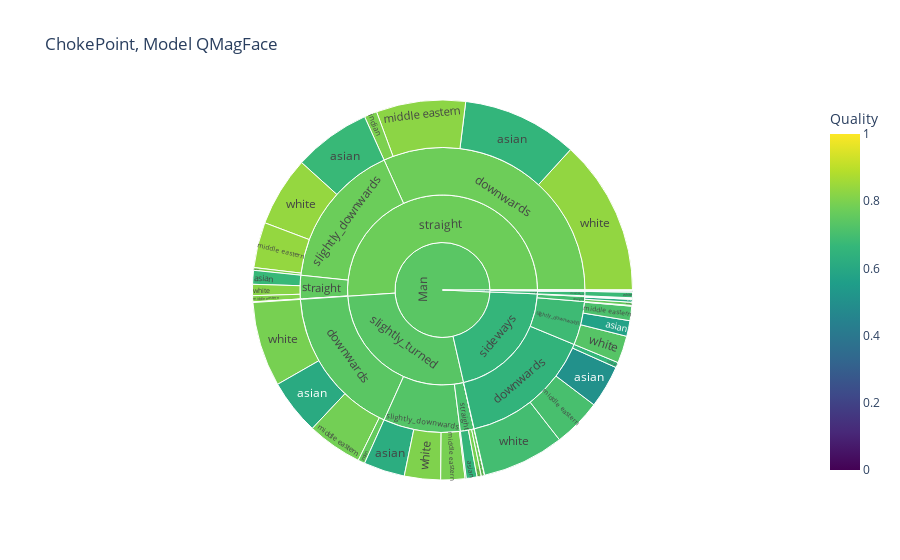
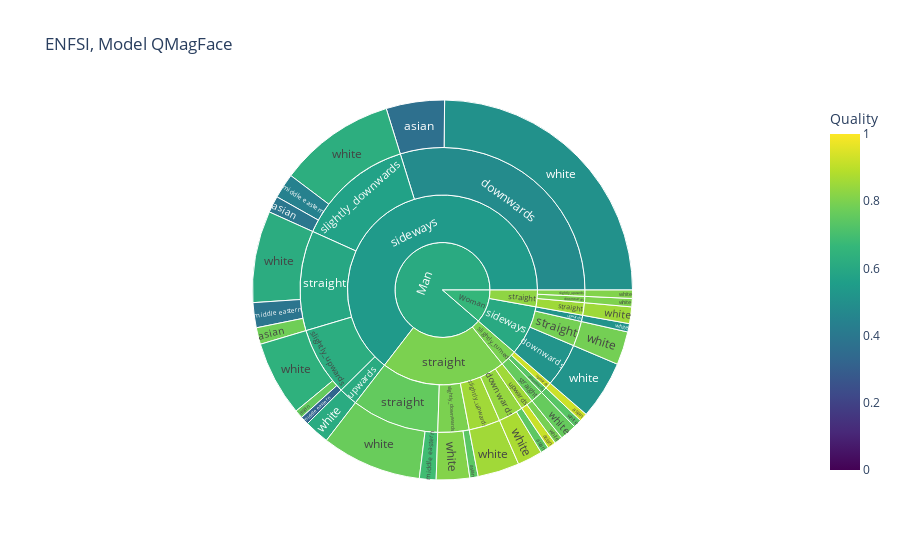
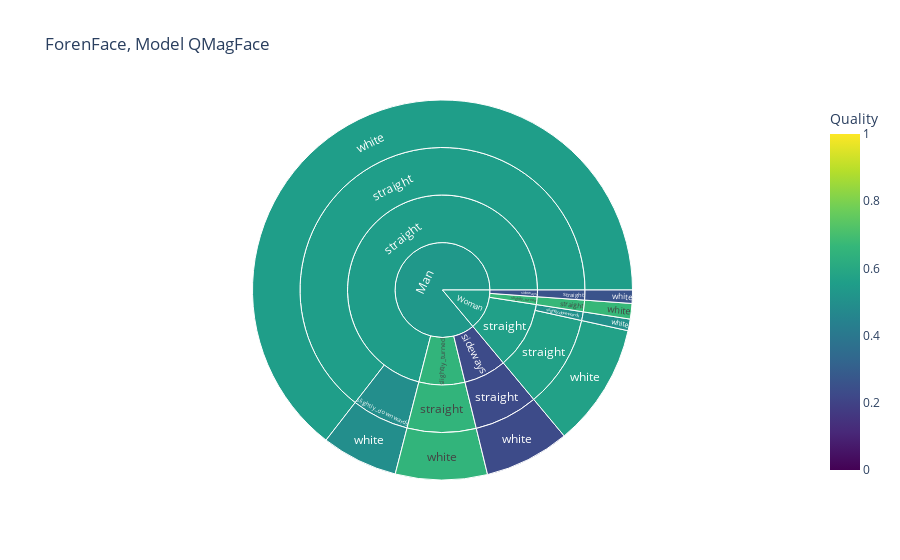
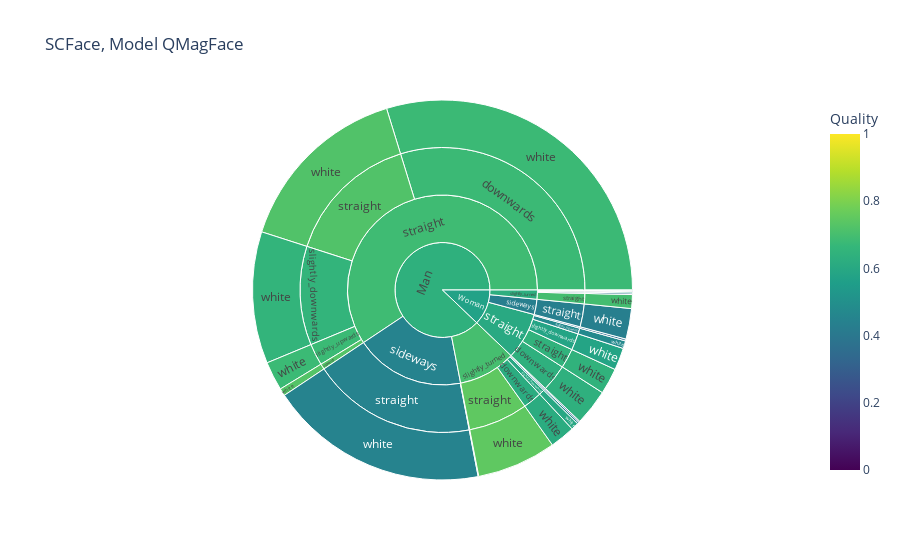

Notebook cell for these charts, in order:
### Code cell
#for source in dict.keys():
for source in np.unique(df_plot.source):
    for model in np.unique(df_plot.E_Model):
        plot_sun(source,model)

### Figure 1 — Plotly figure (JSON) as saved in the notebook; plotly's stock layout.template omitted (floating-point values rounded to 4 significant figures)
{"data": [{"branchvalues": "total", "customdata": [[0.5031], [0.6102], [0.6557], [0.5714], [0.6201], [0.6727], [0.6106], [0.7373], [0.6645], [0.6147], [0.6569], [0.6715], [0.6629], [0.7566], [0.7996], [0.7107], [0.7712], [0.7985], [0.677], [0.7031], [0.7863], [0.8245], [0.7116], [0.7938], [0.8378], [0.7594], [0.772], [0.8095], [0.6951], [0.5749], [0.7926], [0.6179], [0.8337], [0.6768], [0.7318], [0.544], [0.8048], [0.5976], [0.8383], [0.7002], [0.7558], [0.8413], [0.7596], [0.7895], [0.8191], [0.6504], [0.5749], [0.7397], [0.6179], [0.7753], [0.6768], [0.6833], [0.544], [0.7278], [0.5976], [0.7721], [0.7002], [0.7014], [0.7373], [0.7235], [0.6965], [0.7083], [0.7518], [0.6597], [0.5594], [0.7342], [0.6145], [0.773], [0.6772], [0.7385], [0.658]], "domain": {"x": [0, 1], "y": [0, 1]}, "hovertemplate": "labels=%{label}<br>count=%{value}<br>parent=%{parent}<br>id=%{id}<br>Quality=%{color}<extra></extra>", "ids": ["Man/sideways/downwards/asian", "Man/slightly_turned/downwards/asian", "Man/straight/downwards/asian", "Man/sideways/slightly_downwards/asian", "Man/slightly_turned/slightly_downwards/asian", "Man/straight/slightly_downwards/asian", "Man/sideways/slightly_upwards/asian", "Man/slightly_turned/slightly_upwards/asian", "Man/straight/slightly_upwards/asian", "Man/sideways/straight/asian", "Man/slightly_turned/straight/asian", "Man/straight/straight/asian", "Man/sideways/downwards/indian", "Man/slightly_turned/downwards/indian", "Man/straight/downwards/indian", "Man/sideways/slightly_downwards/indian", "Man/slightly_turned/slightly_downwards/indian", "Man/straight/slightly_downwards/indian", "Man/sideways/straight/indian", "Man/sideways/downwards/middle eastern", "Man/slightly_turned/downwards/middle eastern", "Man/straight/downwards/middle eastern", "Man/sideways/slightly_downwards/middle eastern", "Man/slightly_turned/slightly_downwards/middle eastern", "Man/straight/slightly_downwards/middle eastern", "Man/sideways/straight/middle eastern", "Man/slightly_turned/straight/middle eastern", "Man/straight/straight/middle eastern", "Man/sideways/downwards/white", "Woman/sideways/downwards/white", "Man/slightly_turned/downwards/white", "Woman/slightly_turned/downwards/white", "Man/straight/downwards/white", "Woman/straight/downwards/white", "Man/sideways/slightly_downwards/white", "Woman/sideways/slightly_downwards/white", "Man/slightly_turned/slightly_downwards/white", "Woman/slightly_turned/slightly_downwards/white", "Man/straight/slightly_downwards/white", "Woman/straight/slightly_downwards/white", "Man/sideways/slightly_upwards/white", "Man/straight/slightly_upwards/white", "Man/sideways/straight/white", "Man/slightly_turned/straight/white", "Man/straight/straight/white", "Man/sideways/downwards", "Woman/sideways/downwards", "Man/slightly_turned/downwards", "Woman/slightly_turned/downwards", "Man/straight/downwards", "Woman/straight/downwards", "Man/sideways/slightly_downwards", "Woman/sideways/slightly_downwards", "Man/slightly_turned/slightly_downwards", "Woman/slightly_turned/slightly_downwards", "Man/straight/slightly_downwards", "Woman/straight/slightly_downwards", "Man/sideways/slightly_upwards", "Man/slightly_turned/slightly_upwards", "Man/straight/slightly_upwards", "Man/sideways/straight", "Man/slightly_turned/straight", "Man/straight/straight", "Man/sideways", "Woman/sideways", "Man/slightly_turned", "Woman/slightly_turned", "Man/straight", "Woman/straight", "Man", "Woman"], "labels": ["asian", "asian", "asian", "asian", "asian", "asian", "asian", "asian", "asian", "asian", "asian", "asian", "indian", "indian", "indian", "indian", "indian", "indian", "indian", "middle eastern", "middle eastern", "middle eastern", "middle eastern", "middle eastern", "middle eastern", "middle eastern", "middle eastern", "middle eastern", "white", "white", "white", "white", "white", "white", "white", "white", "white", "white", "white", "white", "white", "white", "white", "white", "white", "downwards", "downwards", "downwards", "downwards", "downwards", "downwards", "slightly_downwards", "slightly_downwards", "slightly_downwards", "slightly_downwards", "slightly_downwards", "slightly_downwards", "slightly_upwards", "slightly_upwards", "slightly_upwards", "straight", "straight", "straight", "sideways", "sideways", "slightly_turned", "slightly_turned", "straight", "straight", "Man", "Woman"], "marker": {"coloraxis": "coloraxis", "colors": [0.5031, 0.6102, 0.6557, 0.5714, 0.6201, 0.6727, 0.6106, 0.7373, 0.6645, 0.6147, 0.6569, 0.6715, 0.6629, 0.7566, 0.7996, 0.7107, 0.7712, 0.7985, 0.677, 0.7031, 0.7863, 0.8245, 0.7116, 0.7938, 0.8378, 0.7594, 0.772, 0.8095, 0.6951, 0.5749, 0.7926, 0.6179, 0.8337, 0.6768, 0.7318, 0.544, 0.8048, 0.5976, 0.8383, 0.7002, 0.7558, 0.8413, 0.7596, 0.7895, 0.8191, 0.6504, 0.5749, 0.7397, 0.6179, 0.7753, 0.6768, 0.6833, 0.544, 0.7278, 0.5976, 0.7721, 0.7002, 0.7014, 0.7373, 0.7235, 0.6965, 0.7083, 0.7518, 0.6597, 0.5594, 0.7342, 0.6145, 0.773, 0.6772, 0.7385, 0.658]}, "name": "", "parents": ["Man/sideways/downwards", "Man/slightly_turned/downwards", "Man/straight/downwards", "Man/sideways/slightly_downwards", "Man/slightly_turned/slightly_downwards", "Man/straight/slightly_downwards", "Man/sideways/slightly_upwards", "Man/slightly_turned/slightly_upwards", "Man/straight/slightly_upwards", "Man/sideways/straight", "Man/slightly_turned/straight", "Man/straight/straight", "Man/sideways/downwards", "Man/slightly_turned/downwards", "Man/straight/downwards", "Man/sideways/slightly_downwards", "Man/slightly_turned/slightly_downwards", "Man/straight/slightly_downwards", "Man/sideways/straight", "Man/sideways/downwards", "Man/slightly_turned/downwards", "Man/straight/downwards", "Man/sideways/slightly_downwards", "Man/slightly_turned/slightly_downwards", "Man/straight/slightly_downwards", "Man/sideways/straight", "Man/slightly_turned/straight", "Man/straight/straight", "Man/sideways/downwards", "Woman/sideways/downwards", "Man/slightly_turned/downwards", "Woman/slightly_turned/downwards", "Man/straight/downwards", "Woman/straight/downwards", "Man/sideways/slightly_downwards", "Woman/sideways/slightly_downwards", "Man/slightly_turned/slightly_downwards", "Woman/slightly_turned/slightly_downwards", "Man/straight/slightly_downwards", "Woman/straight/slightly_downwards", "Man/sideways/slightly_upwards", "Man/straight/slightly_upwards", "Man/sideways/straight", "Man/slightly_turned/straight", "Man/straight/straight", "Man/sideways", "Woman/sideways", "Man/slightly_turned", "Woman/slightly_turned", "Man/straight", "Woman/straight", "Man/sideways", "Woman/sideways", "Man/slightly_turned", "Woman/slightly_turned", "Man/straight", "Woman/straight", "Man/sideways", "Man/slightly_turned", "Man/straight", "Man/sideways", "Man/slightly_turned", "Man/straight", "Man", "Woman", "Man", "Woman", "Man", "Woman", "", ""], "type": "sunburst", "values": [423, 549, 1142, 155, 407, 765, 3, 2, 4, 28, 106, 137, 52, 68, 126, 7, 12, 27, 2, 480, 547, 884, 143, 239, 450, 6, 32, 61, 813, 3, 840, 10, 1540, 57, 270, 3, 358, 2, 692, 1, 5, 2, 31, 42, 111, 1768, 3, 2004, 10, 3692, 57, 575, 3, 1016, 2, 1934, 1, 8, 2, 6, 67, 180, 309, 2418, 6, 3202, 12, 5941, 58, 11561, 76]}], "layout": {"coloraxis": {"cmax": 1, "cmin": 0, "colorbar": {"title": {"text": "Quality"}}, "colorscale": [[0, "#440154"], [0.1111, "#482878"], [0.2222, "#3e4989"], [0.3333, "#31688e"], [0.4444, "#26828e"], [0.5556, "#1f9e89"], [0.6667, "#35b779"], [0.7778, "#6ece58"], [0.8889, "#b5de2b"], [1, "#fde725"]]}, "legend": {"tracegroupgap": 0}, "title": {"text": "ChokePoint, Model QMagFace"}}}

### Figure 2 — Plotly figure (JSON) as saved in the notebook; plotly's stock layout.template omitted (floating-point values rounded to 4 significant figures)
{"data": [{"branchvalues": "total", "customdata": [[0.368], [0.7443], [0.3965], [0.7383], [0.7574], [0.78], [0.9237], [0.9203], [0.4419], [0.3226], [0.3888], [0.6887], [0.5023], [0.5155], [0.7338], [0.8714], [0.8025], [0.6261], [0.8122], [0.6379], [0.8573], [0.8094], [0.6198], [0.7866], [0.7616], [0.7674], [0.8535], [0.6126], [0.5122], [0.7911], [0.4799], [0.5155], [0.7338], [0.8396], [0.8025], [0.5729], [0.7974], [0.6201], [0.8573], [0.8094], [0.5965], [0.7866], [0.7616], [0.7562], [0.8535], [0.6126], [0.5122], [0.9237], [0.8557], [0.5412], [0.6056], [0.7952], [0.7977], [0.8297], [0.6108], [0.6616]], "domain": {"x": [0, 1], "y": [0, 1]}, "hovertemplate": "labels=%{label}<br>count=%{value}<br>parent=%{parent}<br>id=%{id}<br>Quality=%{color}<extra></extra>", "ids": ["Man/sideways/downwards/asian", "Man/straight/downwards/asian", "Man/sideways/slightly_downwards/asian", "Man/straight/slightly_downwards/asian", "Man/sideways/slightly_upwards/asian", "Man/sideways/straight/asian", "Man/slightly_turned/upwards/asian", "Man/straight/upwards/asian", "Man/sideways/slightly_downwards/middle eastern", "Man/sideways/slightly_upwards/middle eastern", "Man/sideways/straight/middle eastern", "Man/straight/straight/middle eastern", "Man/sideways/downwards/white", "Woman/sideways/downwards/white", "Man/slightly_turned/downwards/white", "Man/straight/downwards/white", "Woman/straight/downwards/white", "Man/sideways/slightly_downwards/white", "Man/straight/slightly_downwards/white", "Man/sideways/slightly_upwards/white", "Man/straight/slightly_upwards/white", "Woman/straight/slightly_upwards/white", "Man/sideways/straight/white", "Woman/sideways/straight/white", "Man/slightly_turned/straight/white", "Man/straight/straight/white", "Woman/straight/straight/white", "Man/sideways/upwards/white", "Woman/sideways/upwards/white", "Man/straight/upwards/white", "Man/sideways/downwards", "Woman/sideways/downwards", "Man/slightly_turned/downwards", "Man/straight/downwards", "Woman/straight/downwards", "Man/sideways/slightly_downwards", "Man/straight/slightly_downwards", "Man/sideways/slightly_upwards", "Man/straight/slightly_upwards", "Woman/straight/slightly_upwards", "Man/sideways/straight", "Woman/sideways/straight", "Man/slightly_turned/straight", "Man/straight/straight", "Woman/straight/straight", "Man/sideways/upwards", "Woman/sideways/upwards", "Man/slightly_turned/upwards", "Man/straight/upwards", "Man/sideways", "Woman/sideways", "Man/slightly_turned", "Man/straight", "Woman/straight", "Man", "Woman"], "labels": ["asian", "asian", "asian", "asian", "asian", "asian", "asian", "asian", "middle eastern", "middle eastern", "middle eastern", "middle eastern", "white", "white", "white", "white", "white", "white", "white", "white", "white", "white", "white", "white", "white", "white", "white", "white", "white", "white", "downwards", "downwards", "downwards", "downwards", "downwards", "slightly_downwards", "slightly_downwards", "slightly_upwards", "slightly_upwards", "slightly_upwards", "straight", "straight", "straight", "straight", "straight", "upwards", "upwards", "upwards", "upwards", "sideways", "sideways", "slightly_turned", "straight", "straight", "Man", "Woman"], "marker": {"coloraxis": "coloraxis", "colors": [0.368, 0.7443, 0.3965, 0.7383, 0.7574, 0.78, 0.9237, 0.9203, 0.4419, 0.3226, 0.3888, 0.6887, 0.5023, 0.5155, 0.7338, 0.8714, 0.8025, 0.6261, 0.8122, 0.6379, 0.8573, 0.8094, 0.6198, 0.7866, 0.7616, 0.7674, 0.8535, 0.6126, 0.5122, 0.7911, 0.4799, 0.5155, 0.7338, 0.8396, 0.8025, 0.5729, 0.7974, 0.6201, 0.8573, 0.8094, 0.5965, 0.7866, 0.7616, 0.7562, 0.8535, 0.6126, 0.5122, 0.9237, 0.8557, 0.5412, 0.6056, 0.7952, 0.7977, 0.8297, 0.6108, 0.6616]}, "name": "", "parents": ["Man/sideways/downwards", "Man/straight/downwards", "Man/sideways/slightly_downwards", "Man/straight/slightly_downwards", "Man/sideways/slightly_upwards", "Man/sideways/straight", "Man/slightly_turned/upwards", "Man/straight/upwards", "Man/sideways/slightly_downwards", "Man/sideways/slightly_upwards", "Man/sideways/straight", "Man/straight/straight", "Man/sideways/downwards", "Woman/sideways/downwards", "Man/slightly_turned/downwards", "Man/straight/downwards", "Woman/straight/downwards", "Man/sideways/slightly_downwards", "Man/straight/slightly_downwards", "Man/sideways/slightly_upwards", "Man/straight/slightly_upwards", "Woman/straight/slightly_upwards", "Man/sideways/straight", "Woman/sideways/straight", "Man/slightly_turned/straight", "Man/straight/straight", "Woman/straight/straight", "Man/sideways/upwards", "Woman/sideways/upwards", "Man/straight/upwards", "Man/sideways", "Woman/sideways", "Man/slightly_turned", "Man/straight", "Woman/straight", "Man/sideways", "Man/straight", "Man/sideways", "Man/straight", "Woman/straight", "Man/sideways", "Woman/sideways", "Man/slightly_turned", "Man/straight", "Woman/straight", "Man/sideways", "Woman/sideways", "Man/slightly_turned", "Man/straight", "Man", "Woman", "Man", "Man", "Woman", "", ""], "type": "sunburst", "values": [7, 1, 2, 1, 1, 2, 1, 1, 3, 1, 3, 2, 35, 7, 1, 3, 1, 14, 4, 9, 5, 1, 11, 4, 2, 12, 2, 3, 1, 1, 42, 7, 1, 4, 1, 19, 5, 11, 5, 1, 16, 4, 2, 14, 2, 3, 1, 1, 2, 91, 12, 4, 30, 4, 125, 16]}], "layout": {"coloraxis": {"cmax": 1, "cmin": 0, "colorbar": {"title": {"text": "Quality"}}, "colorscale": [[0, "#440154"], [0.1111, "#482878"], [0.2222, "#3e4989"], [0.3333, "#31688e"], [0.4444, "#26828e"], [0.5556, "#1f9e89"], [0.6667, "#35b779"], [0.7778, "#6ece58"], [0.8889, "#b5de2b"], [1, "#fde725"]]}, "legend": {"tracegroupgap": 0}, "title": {"text": "ENFSI, Model QMagFace"}}}

### Figure 3 — Plotly figure (JSON) as saved in the notebook; plotly's stock layout.template omitted (floating-point values rounded to 4 significant figures)
{"data": [{"branchvalues": "total", "customdata": [[0.4903], [0.5058], [0.2282], [0.2566], [0.6525], [0.6689], [0.5561], [0.5705], [0.4903], [0.5058], [0.2282], [0.2566], [0.6525], [0.6689], [0.5561], [0.5705], [0.2282], [0.2566], [0.6525], [0.6689], [0.55], [0.565], [0.5322], [0.5498]], "domain": {"x": [0, 1], "y": [0, 1]}, "hovertemplate": "labels=%{label}<br>count=%{value}<br>parent=%{parent}<br>id=%{id}<br>Quality=%{color}<extra></extra>", "ids": ["Man/straight/slightly_downwards/white", "Woman/straight/slightly_downwards/white", "Man/sideways/straight/white", "Woman/sideways/straight/white", "Man/slightly_turned/straight/white", "Woman/slightly_turned/straight/white", "Man/straight/straight/white", "Woman/straight/straight/white", "Man/straight/slightly_downwards", "Woman/straight/slightly_downwards", "Man/sideways/straight", "Woman/sideways/straight", "Man/slightly_turned/straight", "Woman/slightly_turned/straight", "Man/straight/straight", "Woman/straight/straight", "Man/sideways", "Woman/sideways", "Man/slightly_turned", "Woman/slightly_turned", "Man/straight", "Woman/straight", "Man", "Woman"], "labels": ["white", "white", "white", "white", "white", "white", "white", "white", "slightly_downwards", "slightly_downwards", "straight", "straight", "straight", "straight", "straight", "straight", "sideways", "sideways", "slightly_turned", "slightly_turned", "straight", "straight", "Man", "Woman"], "marker": {"coloraxis": "coloraxis", "colors": [0.4903, 0.5058, 0.2282, 0.2566, 0.6525, 0.6689, 0.5561, 0.5705, 0.4903, 0.5058, 0.2282, 0.2566, 0.6525, 0.6689, 0.5561, 0.5705, 0.2282, 0.2566, 0.6525, 0.6689, 0.55, 0.565, 0.5322, 0.5498]}, "name": "", "parents": ["Man/straight/slightly_downwards", "Woman/straight/slightly_downwards", "Man/sideways/straight", "Woman/sideways/straight", "Man/slightly_turned/straight", "Woman/slightly_turned/straight", "Man/straight/straight", "Woman/straight/straight", "Man/straight", "Woman/straight", "Man/sideways", "Woman/sideways", "Man/slightly_turned", "Woman/slightly_turned", "Man/straight", "Woman/straight", "Man", "Woman", "Man", "Woman", "Man", "Woman", "", ""], "type": "sunburst", "values": [138, 21, 154, 24, 166, 28, 1370, 223, 138, 21, 154, 24, 166, 28, 1370, 223, 154, 24, 166, 28, 1508, 244, 1828, 296]}], "layout": {"coloraxis": {"cmax": 1, "cmin": 0, "colorbar": {"title": {"text": "Quality"}}, "colorscale": [[0, "#440154"], [0.1111, "#482878"], [0.2222, "#3e4989"], [0.3333, "#31688e"], [0.4444, "#26828e"], [0.5556, "#1f9e89"], [0.6667, "#35b779"], [0.7778, "#6ece58"], [0.8889, "#b5de2b"], [1, "#fde725"]]}, "legend": {"tracegroupgap": 0}, "title": {"text": "ForenFace, Model QMagFace"}}}

### Figure 4 — Plotly figure (JSON) as saved in the notebook; plotly's stock layout.template omitted (floating-point values rounded to 4 significant figures)
{"data": [{"branchvalues": "total", "customdata": [[0.4845], [0.6179], [0.5868], [0.6785], [0.6341], [0.5951], [0.6279], [0.6542], [0.5806], [0.4757], [0.3619], [0.6791], [0.474], [0.4499], [0.4322], [0.7479], [0.6959], [0.7205], [0.6466], [0.2922], [0.1106], [0.7263], [0.3594], [0.4845], [0.6179], [0.5868], [0.6785], [0.6341], [0.5951], [0.6279], [0.6542], [0.5806], [0.4757], [0.3619], [0.6791], [0.474], [0.4499], [0.4322], [0.7479], [0.6959], [0.7205], [0.6466], [0.2922], [0.1106], [0.7263], [0.3594], [0.45], [0.4322], [0.7001], [0.6257], [0.6852], [0.6062], [0.6368], [0.5714]], "domain": {"x": [0, 1], "y": [0, 1]}, "hovertemplate": "labels=%{label}<br>count=%{value}<br>parent=%{parent}<br>id=%{id}<br>Quality=%{color}<extra></extra>", "ids": ["Man/sideways/downwards/white", "Man/slightly_turned/downwards/white", "Woman/slightly_turned/downwards/white", "Man/straight/downwards/white", "Woman/straight/downwards/white", "Man/slightly_turned/slightly_downwards/white", "Woman/slightly_turned/slightly_downwards/white", "Man/straight/slightly_downwards/white", "Woman/straight/slightly_downwards/white", "Man/slightly_turned/slightly_upwards/white", "Woman/slightly_turned/slightly_upwards/white", "Man/straight/slightly_upwards/white", "Woman/straight/slightly_upwards/white", "Man/sideways/straight/white", "Woman/sideways/straight/white", "Man/slightly_turned/straight/white", "Woman/slightly_turned/straight/white", "Man/straight/straight/white", "Woman/straight/straight/white", "Man/slightly_turned/upwards/white", "Woman/slightly_turned/upwards/white", "Man/straight/upwards/white", "Woman/straight/upwards/white", "Man/sideways/downwards", "Man/slightly_turned/downwards", "Woman/slightly_turned/downwards", "Man/straight/downwards", "Woman/straight/downwards", "Man/slightly_turned/slightly_downwards", "Woman/slightly_turned/slightly_downwards", "Man/straight/slightly_downwards", "Woman/straight/slightly_downwards", "Man/slightly_turned/slightly_upwards", "Woman/slightly_turned/slightly_upwards", "Man/straight/slightly_upwards", "Woman/straight/slightly_upwards", "Man/sideways/straight", "Woman/sideways/straight", "Man/slightly_turned/straight", "Woman/slightly_turned/straight", "Man/straight/straight", "Woman/straight/straight", "Man/slightly_turned/upwards", "Woman/slightly_turned/upwards", "Man/straight/upwards", "Woman/straight/upwards", "Man/sideways", "Woman/sideways", "Man/slightly_turned", "Woman/slightly_turned", "Man/straight", "Woman/straight", "Man", "Woman"], "labels": ["white", "white", "white", "white", "white", "white", "white", "white", "white", "white", "white", "white", "white", "white", "white", "white", "white", "white", "white", "white", "white", "white", "white", "downwards", "downwards", "downwards", "downwards", "downwards", "slightly_downwards", "slightly_downwards", "slightly_downwards", "slightly_downwards", "slightly_upwards", "slightly_upwards", "slightly_upwards", "slightly_upwards", "straight", "straight", "straight", "straight", "straight", "straight", "upwards", "upwards", "upwards", "upwards", "sideways", "sideways", "slightly_turned", "slightly_turned", "straight", "straight", "Man", "Woman"], "marker": {"coloraxis": "coloraxis", "colors": [0.4845, 0.6179, 0.5868, 0.6785, 0.6341, 0.5951, 0.6279, 0.6542, 0.5806, 0.4757, 0.3619, 0.6791, 0.474, 0.4499, 0.4322, 0.7479, 0.6959, 0.7205, 0.6466, 0.2922, 0.1106, 0.7263, 0.3594, 0.4845, 0.6179, 0.5868, 0.6785, 0.6341, 0.5951, 0.6279, 0.6542, 0.5806, 0.4757, 0.3619, 0.6791, 0.474, 0.4499, 0.4322, 0.7479, 0.6959, 0.7205, 0.6466, 0.2922, 0.1106, 0.7263, 0.3594, 0.45, 0.4322, 0.7001, 0.6257, 0.6852, 0.6062, 0.6368, 0.5714]}, "name": "", "parents": ["Man/sideways/downwards", "Man/slightly_turned/downwards", "Woman/slightly_turned/downwards", "Man/straight/downwards", "Woman/straight/downwards", "Man/slightly_turned/slightly_downwards", "Woman/slightly_turned/slightly_downwards", "Man/straight/slightly_downwards", "Woman/straight/slightly_downwards", "Man/slightly_turned/slightly_upwards", "Woman/slightly_turned/slightly_upwards", "Man/straight/slightly_upwards", "Woman/straight/slightly_upwards", "Man/sideways/straight", "Woman/sideways/straight", "Man/slightly_turned/straight", "Woman/slightly_turned/straight", "Man/straight/straight", "Woman/straight/straight", "Man/slightly_turned/upwards", "Woman/slightly_turned/upwards", "Man/straight/upwards", "Woman/straight/upwards", "Man/sideways", "Man/slightly_turned", "Woman/slightly_turned", "Man/straight", "Woman/straight", "Man/slightly_turned", "Woman/slightly_turned", "Man/straight", "Woman/straight", "Man/slightly_turned", "Woman/slightly_turned", "Man/straight", "Woman/straight", "Man/sideways", "Woman/sideways", "Man/slightly_turned", "Woman/slightly_turned", "Man/straight", "Woman/straight", "Man/slightly_turned", "Woman/slightly_turned", "Man/straight", "Woman/straight", "Man", "Woman", "Man", "Woman", "Man", "Woman", "", ""], "type": "sunburst", "values": [2, 78, 4, 1088, 112, 23, 2, 410, 69, 6, 5, 90, 24, 682, 95, 247, 43, 559, 81, 4, 3, 23, 6, 2, 78, 4, 1088, 112, 23, 2, 410, 69, 6, 5, 90, 24, 682, 95, 247, 43, 559, 81, 4, 3, 23, 6, 684, 95, 358, 57, 2170, 292, 3212, 444]}], "layout": {"coloraxis": {"cmax": 1, "cmin": 0, "colorbar": {"title": {"text": "Quality"}}, "colorscale": [[0, "#440154"], [0.1111, "#482878"], [0.2222, "#3e4989"], [0.3333, "#31688e"], [0.4444, "#26828e"], [0.5556, "#1f9e89"], [0.6667, "#35b779"], [0.7778, "#6ece58"], [0.8889, "#b5de2b"], [1, "#fde725"]]}, "legend": {"tracegroupgap": 0}, "title": {"text": "SCFace, Model QMagFace"}}}
